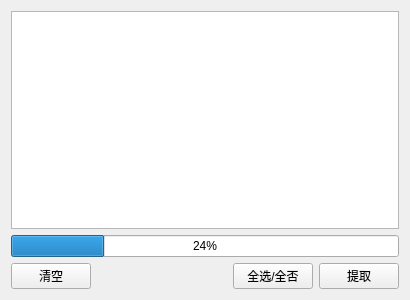
<?xml version="1.0" encoding="UTF-8"?>
<ui version="4.0">
 <class>cache</class>
 <widget class="QWidget" name="cache">
  <property name="geometry">
   <rect>
    <x>0</x>
    <y>0</y>
    <width>410</width>
    <height>300</height>
   </rect>
  </property>
  <property name="windowTitle">
   <string>Form</string>
  </property>
  <layout class="QVBoxLayout" name="verticalLayout_2">
   <item>
    <layout class="QVBoxLayout" name="verticalLayout">
     <item>
      <widget class="QTableWidget" name="tableWidget">
       <property name="autoScroll">
        <bool>true</bool>
       </property>
       <property name="editTriggers">
        <set>QAbstractItemView::NoEditTriggers</set>
       </property>
       <property name="dragDropOverwriteMode">
        <bool>false</bool>
       </property>
       <property name="selectionBehavior">
        <enum>QAbstractItemView::SelectRows</enum>
       </property>
       <property name="sortingEnabled">
        <bool>true</bool>
       </property>
       <property name="wordWrap">
        <bool>true</bool>
       </property>
       <attribute name="horizontalHeaderVisible">
        <bool>false</bool>
       </attribute>
       <attribute name="horizontalHeaderCascadingSectionResizes">
        <bool>false</bool>
       </attribute>
       <attribute name="horizontalHeaderDefaultSectionSize">
        <number>100</number>
       </attribute>
       <attribute name="horizontalHeaderHighlightSections">
        <bool>true</bool>
       </attribute>
       <attribute name="horizontalHeaderMinimumSectionSize">
        <number>30</number>
       </attribute>
       <attribute name="horizontalHeaderShowSortIndicator" stdset="0">
        <bool>true</bool>
       </attribute>
       <attribute name="horizontalHeaderStretchLastSection">
        <bool>false</bool>
       </attribute>
       <attribute name="verticalHeaderVisible">
        <bool>false</bool>
       </attribute>
       <attribute name="verticalHeaderStretchLastSection">
        <bool>false</bool>
       </attribute>
       <column>
        <property name="text">
         <string>歌曲</string>
        </property>
       </column>
       <column>
        <property name="text">
         <string>歌手</string>
        </property>
       </column>
       <column>
        <property name="text">
         <string/>
        </property>
       </column>
      </widget>
     </item>
     <item>
      <widget class="QProgressBar" name="progressBar">
       <property name="minimumSize">
        <size>
         <width>200</width>
         <height>0</height>
        </size>
       </property>
       <property name="value">
        <number>24</number>
       </property>
      </widget>
     </item>
     <item>
      <layout class="QHBoxLayout" name="horizontalLayout">
       <item>
        <widget class="QPushButton" name="cleancache">
         <property name="sizePolicy">
          <sizepolicy hsizetype="Fixed" vsizetype="Fixed">
           <horstretch>0</horstretch>
           <verstretch>0</verstretch>
          </sizepolicy>
         </property>
         <property name="text">
          <string>清空</string>
         </property>
        </widget>
       </item>
       <item>
        <spacer name="horizontalSpacer">
         <property name="orientation">
          <enum>Qt::Horizontal</enum>
         </property>
         <property name="sizeType">
          <enum>QSizePolicy::Expanding</enum>
         </property>
         <property name="sizeHint" stdset="0">
          <size>
           <width>40</width>
           <height>20</height>
          </size>
         </property>
        </spacer>
       </item>
       <item>
        <widget class="QPushButton" name="selectall">
         <property name="text">
          <string>全选/全否</string>
         </property>
         <property name="checkable">
          <bool>true</bool>
         </property>
        </widget>
       </item>
       <item>
        <widget class="QPushButton" name="savecache">
         <property name="sizePolicy">
          <sizepolicy hsizetype="Fixed" vsizetype="Fixed">
           <horstretch>0</horstretch>
           <verstretch>0</verstretch>
          </sizepolicy>
         </property>
         <property name="text">
          <string>提取</string>
         </property>
        </widget>
       </item>
      </layout>
     </item>
    </layout>
   </item>
  </layout>
 </widget>
 <resources/>
 <connections/>
</ui>
